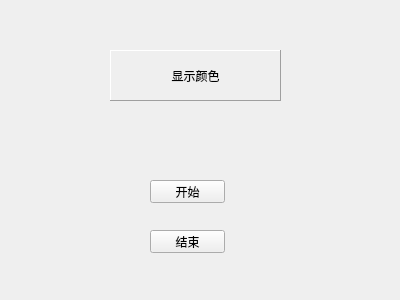
<?xml version="1.0" encoding="UTF-8"?>
<ui version="4.0">
 <class>Widget</class>
 <widget class="QWidget" name="Widget">
  <property name="geometry">
   <rect>
    <x>0</x>
    <y>0</y>
    <width>400</width>
    <height>300</height>
   </rect>
  </property>
  <property name="windowTitle">
   <string>Widget</string>
  </property>
  <widget class="QLabel" name="label">
   <property name="geometry">
    <rect>
     <x>110</x>
     <y>50</y>
     <width>171</width>
     <height>51</height>
    </rect>
   </property>
   <property name="frameShape">
    <enum>QFrame::Panel</enum>
   </property>
   <property name="frameShadow">
    <enum>QFrame::Raised</enum>
   </property>
   <property name="text">
    <string>显示颜色</string>
   </property>
   <property name="alignment">
    <set>Qt::AlignCenter</set>
   </property>
  </widget>
  <widget class="QPushButton" name="pushButton">
   <property name="geometry">
    <rect>
     <x>150</x>
     <y>180</y>
     <width>75</width>
     <height>23</height>
    </rect>
   </property>
   <property name="text">
    <string>开始</string>
   </property>
  </widget>
  <widget class="QPushButton" name="pushButton_2">
   <property name="geometry">
    <rect>
     <x>150</x>
     <y>230</y>
     <width>75</width>
     <height>23</height>
    </rect>
   </property>
   <property name="text">
    <string>结束</string>
   </property>
  </widget>
 </widget>
 <layoutdefault spacing="6" margin="11"/>
 <resources/>
 <connections/>
</ui>
